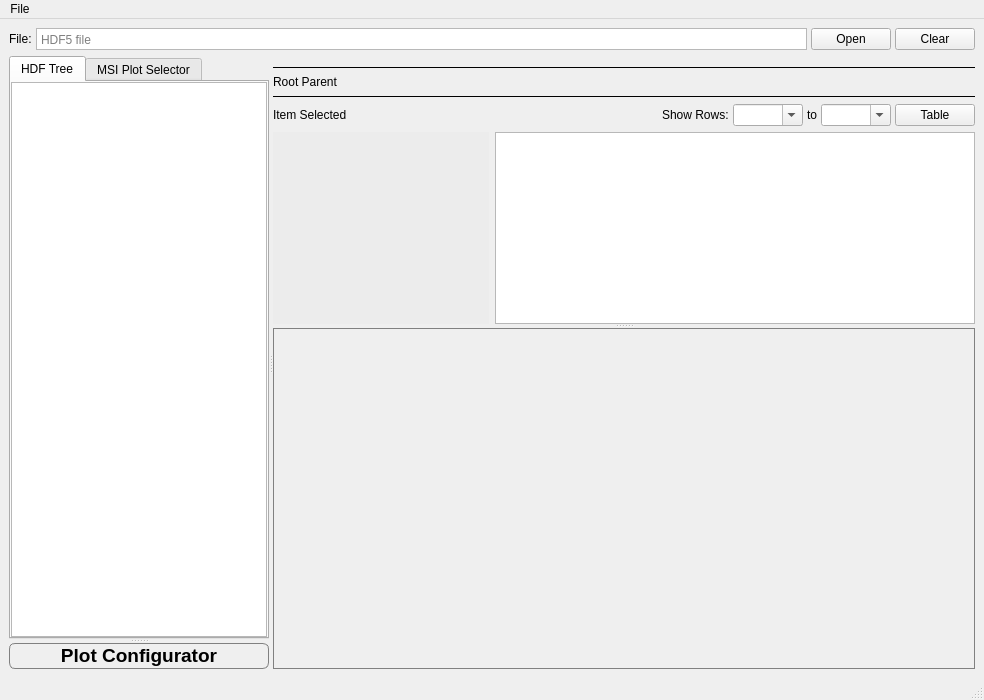
<?xml version="1.0" encoding="UTF-8"?>
<ui version="4.0">
 <class>MainWindow</class>
 <widget class="QMainWindow" name="MainWindow">
  <property name="geometry">
   <rect>
    <x>0</x>
    <y>0</y>
    <width>984</width>
    <height>700</height>
   </rect>
  </property>
  <property name="sizePolicy">
   <sizepolicy hsizetype="Preferred" vsizetype="Preferred">
    <horstretch>0</horstretch>
    <verstretch>0</verstretch>
   </sizepolicy>
  </property>
  <property name="minimumSize">
   <size>
    <width>0</width>
    <height>0</height>
   </size>
  </property>
  <property name="windowTitle">
   <string>MainWindow</string>
  </property>
  <widget class="QWidget" name="centralwidget">
   <property name="sizePolicy">
    <sizepolicy hsizetype="Preferred" vsizetype="Preferred">
     <horstretch>0</horstretch>
     <verstretch>0</verstretch>
    </sizepolicy>
   </property>
   <property name="minimumSize">
    <size>
     <width>0</width>
     <height>0</height>
    </size>
   </property>
   <layout class="QVBoxLayout" name="verticalLayout">
    <item>
     <layout class="QHBoxLayout" name="horizontalLayout">
      <property name="spacing">
       <number>4</number>
      </property>
      <item>
       <widget class="QLabel" name="labelFile">
        <property name="sizePolicy">
         <sizepolicy hsizetype="Preferred" vsizetype="Fixed">
          <horstretch>0</horstretch>
          <verstretch>0</verstretch>
         </sizepolicy>
        </property>
        <property name="text">
         <string>File:</string>
        </property>
        <property name="textFormat">
         <enum>Qt::PlainText</enum>
        </property>
        <property name="alignment">
         <set>Qt::AlignLeading|Qt::AlignLeft|Qt::AlignTop</set>
        </property>
        <property name="textInteractionFlags">
         <set>Qt::NoTextInteraction</set>
        </property>
       </widget>
      </item>
      <item>
       <widget class="QPlainTextEdit" name="textFilenameContainer">
        <property name="sizePolicy">
         <sizepolicy hsizetype="Expanding" vsizetype="Fixed">
          <horstretch>0</horstretch>
          <verstretch>0</verstretch>
         </sizepolicy>
        </property>
        <property name="minimumSize">
         <size>
          <width>0</width>
          <height>21</height>
         </size>
        </property>
        <property name="maximumSize">
         <size>
          <width>16777215</width>
          <height>31</height>
         </size>
        </property>
        <property name="baseSize">
         <size>
          <width>0</width>
          <height>0</height>
         </size>
        </property>
        <property name="cursor" stdset="0">
         <cursorShape>IBeamCursor</cursorShape>
        </property>
        <property name="mouseTracking">
         <bool>true</bool>
        </property>
        <property name="acceptDrops">
         <bool>false</bool>
        </property>
        <property name="inputMethodHints">
         <set>Qt::ImhNone</set>
        </property>
        <property name="verticalScrollBarPolicy">
         <enum>Qt::ScrollBarAlwaysOff</enum>
        </property>
        <property name="sizeAdjustPolicy">
         <enum>QAbstractScrollArea::AdjustIgnored</enum>
        </property>
        <property name="undoRedoEnabled">
         <bool>false</bool>
        </property>
        <property name="lineWrapMode">
         <enum>QPlainTextEdit::NoWrap</enum>
        </property>
        <property name="readOnly">
         <bool>true</bool>
        </property>
        <property name="placeholderText">
         <string>HDF5 file</string>
        </property>
       </widget>
      </item>
      <item>
       <widget class="QPushButton" name="pushOpenHDF">
        <property name="text">
         <string>Open</string>
        </property>
        <property name="autoExclusive">
         <bool>false</bool>
        </property>
       </widget>
      </item>
      <item>
       <widget class="QPushButton" name="pushClear">
        <property name="text">
         <string>Clear</string>
        </property>
       </widget>
      </item>
     </layout>
    </item>
    <item>
     <widget class="QSplitter" name="splitter">
      <property name="sizePolicy">
       <sizepolicy hsizetype="Expanding" vsizetype="Expanding">
        <horstretch>0</horstretch>
        <verstretch>0</verstretch>
       </sizepolicy>
      </property>
      <property name="orientation">
       <enum>Qt::Horizontal</enum>
      </property>
      <widget class="QSplitter" name="splitterLV">
       <property name="sizePolicy">
        <sizepolicy hsizetype="Preferred" vsizetype="Preferred">
         <horstretch>0</horstretch>
         <verstretch>0</verstretch>
        </sizepolicy>
       </property>
       <property name="minimumSize">
        <size>
         <width>220</width>
         <height>0</height>
        </size>
       </property>
       <property name="maximumSize">
        <size>
         <width>16777215</width>
         <height>16777215</height>
        </size>
       </property>
       <property name="orientation">
        <enum>Qt::Vertical</enum>
       </property>
       <widget class="QTabWidget" name="tabWidget">
        <property name="sizePolicy">
         <sizepolicy hsizetype="Preferred" vsizetype="Preferred">
          <horstretch>0</horstretch>
          <verstretch>70</verstretch>
         </sizepolicy>
        </property>
        <property name="minimumSize">
         <size>
          <width>0</width>
          <height>0</height>
         </size>
        </property>
        <property name="tabPosition">
         <enum>QTabWidget::North</enum>
        </property>
        <property name="tabShape">
         <enum>QTabWidget::Rounded</enum>
        </property>
        <property name="currentIndex">
         <number>0</number>
        </property>
        <property name="documentMode">
         <bool>false</bool>
        </property>
        <widget class="QWidget" name="tabTree">
         <property name="sizePolicy">
          <sizepolicy hsizetype="Preferred" vsizetype="Expanding">
           <horstretch>0</horstretch>
           <verstretch>0</verstretch>
          </sizepolicy>
         </property>
         <property name="minimumSize">
          <size>
           <width>0</width>
           <height>0</height>
          </size>
         </property>
         <attribute name="title">
          <string>HDF Tree</string>
         </attribute>
         <layout class="QVBoxLayout" name="verticalLayout_4">
          <property name="leftMargin">
           <number>0</number>
          </property>
          <property name="topMargin">
           <number>0</number>
          </property>
          <property name="rightMargin">
           <number>0</number>
          </property>
          <property name="bottomMargin">
           <number>0</number>
          </property>
          <item>
           <widget class="QTreeView" name="treeView">
            <property name="sizePolicy">
             <sizepolicy hsizetype="Preferred" vsizetype="Preferred">
              <horstretch>0</horstretch>
              <verstretch>0</verstretch>
             </sizepolicy>
            </property>
            <property name="mouseTracking">
             <bool>true</bool>
            </property>
            <property name="contextMenuPolicy">
             <enum>Qt::CustomContextMenu</enum>
            </property>
            <property name="horizontalScrollBarPolicy">
             <enum>Qt::ScrollBarAsNeeded</enum>
            </property>
            <property name="sizeAdjustPolicy">
             <enum>QAbstractScrollArea::AdjustIgnored</enum>
            </property>
            <property name="editTriggers">
             <set>QAbstractItemView::NoEditTriggers</set>
            </property>
            <property name="selectionBehavior">
             <enum>QAbstractItemView::SelectItems</enum>
            </property>
            <property name="sortingEnabled">
             <bool>true</bool>
            </property>
            <property name="headerHidden">
             <bool>true</bool>
            </property>
            <attribute name="headerCascadingSectionResizes">
             <bool>false</bool>
            </attribute>
            <attribute name="headerStretchLastSection">
             <bool>false</bool>
            </attribute>
           </widget>
          </item>
         </layout>
        </widget>
        <widget class="QWidget" name="tabMSI">
         <attribute name="title">
          <string>MSI Plot Selector</string>
         </attribute>
         <layout class="QVBoxLayout" name="verticalLayout_3">
          <property name="leftMargin">
           <number>0</number>
          </property>
          <property name="topMargin">
           <number>0</number>
          </property>
          <property name="rightMargin">
           <number>0</number>
          </property>
          <property name="bottomMargin">
           <number>0</number>
          </property>
          <item>
           <widget class="QToolBox" name="toolBox">
            <property name="frameShape">
             <enum>QFrame::NoFrame</enum>
            </property>
            <property name="currentIndex">
             <number>0</number>
            </property>
            <widget class="QWidget" name="pageDischarge">
             <property name="geometry">
              <rect>
               <x>0</x>
               <y>0</y>
               <width>256</width>
               <height>365</height>
              </rect>
             </property>
             <attribute name="label">
              <string>Discharge</string>
             </attribute>
             <layout class="QVBoxLayout" name="verticalLayout_8"/>
            </widget>
            <widget class="QWidget" name="pageGasPressure">
             <property name="geometry">
              <rect>
               <x>0</x>
               <y>0</y>
               <width>98</width>
               <height>28</height>
              </rect>
             </property>
             <attribute name="label">
              <string>Gas Pressure</string>
             </attribute>
            </widget>
            <widget class="QWidget" name="pageHeater">
             <property name="geometry">
              <rect>
               <x>0</x>
               <y>0</y>
               <width>98</width>
               <height>28</height>
              </rect>
             </property>
             <attribute name="label">
              <string>Heater</string>
             </attribute>
            </widget>
            <widget class="QWidget" name="pageInterferometer">
             <property name="geometry">
              <rect>
               <x>0</x>
               <y>0</y>
               <width>98</width>
               <height>28</height>
              </rect>
             </property>
             <attribute name="label">
              <string>Interferometer</string>
             </attribute>
            </widget>
            <widget class="QWidget" name="pageMagneticField">
             <property name="geometry">
              <rect>
               <x>0</x>
               <y>0</y>
               <width>98</width>
               <height>28</height>
              </rect>
             </property>
             <attribute name="label">
              <string>Magnetic Field</string>
             </attribute>
            </widget>
           </widget>
          </item>
         </layout>
        </widget>
       </widget>
       <widget class="QFrame" name="framePlotConfig">
        <property name="sizePolicy">
         <sizepolicy hsizetype="Preferred" vsizetype="Preferred">
          <horstretch>0</horstretch>
          <verstretch>30</verstretch>
         </sizepolicy>
        </property>
        <property name="styleSheet">
         <string notr="true">.QFrame{
	border: 1px solid grey;
	border-radius: 6px;
}</string>
        </property>
        <property name="frameShape">
         <enum>QFrame::Box</enum>
        </property>
        <layout class="QVBoxLayout" name="verticalLayout_6">
         <property name="leftMargin">
          <number>0</number>
         </property>
         <property name="topMargin">
          <number>0</number>
         </property>
         <property name="rightMargin">
          <number>0</number>
         </property>
         <property name="bottomMargin">
          <number>0</number>
         </property>
         <item>
          <widget class="QLabel" name="label">
           <property name="lineWidth">
            <number>0</number>
           </property>
           <property name="text">
            <string>&lt;html&gt;&lt;head/&gt;&lt;body&gt;&lt;p&gt;&lt;span style=&quot; font-size:14pt; font-weight:600;&quot;&gt;Plot Configurator&lt;/span&gt;&lt;/p&gt;&lt;/body&gt;&lt;/html&gt;</string>
           </property>
           <property name="alignment">
            <set>Qt::AlignHCenter|Qt::AlignTop</set>
           </property>
           <property name="textInteractionFlags">
            <set>Qt::NoTextInteraction</set>
           </property>
          </widget>
         </item>
        </layout>
       </widget>
      </widget>
      <widget class="QWidget" name="widgetInfoDisplay" native="true">
       <property name="sizePolicy">
        <sizepolicy hsizetype="Preferred" vsizetype="Expanding">
         <horstretch>1</horstretch>
         <verstretch>0</verstretch>
        </sizepolicy>
       </property>
       <property name="minimumSize">
        <size>
         <width>0</width>
         <height>0</height>
        </size>
       </property>
       <layout class="QVBoxLayout" name="verticalLayout_2">
        <property name="leftMargin">
         <number>0</number>
        </property>
        <property name="topMargin">
         <number>10</number>
        </property>
        <property name="rightMargin">
         <number>0</number>
        </property>
        <property name="bottomMargin">
         <number>0</number>
        </property>
        <item>
         <widget class="Line" name="line">
          <property name="sizePolicy">
           <sizepolicy hsizetype="Expanding" vsizetype="Fixed">
            <horstretch>0</horstretch>
            <verstretch>0</verstretch>
           </sizepolicy>
          </property>
          <property name="frameShadow">
           <enum>QFrame::Plain</enum>
          </property>
          <property name="orientation">
           <enum>Qt::Horizontal</enum>
          </property>
         </widget>
        </item>
        <item>
         <widget class="QLabel" name="labelRootParent">
          <property name="sizePolicy">
           <sizepolicy hsizetype="Preferred" vsizetype="Fixed">
            <horstretch>0</horstretch>
            <verstretch>0</verstretch>
           </sizepolicy>
          </property>
          <property name="minimumSize">
           <size>
            <width>0</width>
            <height>0</height>
           </size>
          </property>
          <property name="cursor">
           <cursorShape>IBeamCursor</cursorShape>
          </property>
          <property name="text">
           <string>Root Parent</string>
          </property>
          <property name="margin">
           <number>0</number>
          </property>
          <property name="textInteractionFlags">
           <set>Qt::TextSelectableByMouse</set>
          </property>
         </widget>
        </item>
        <item>
         <widget class="Line" name="line_1">
          <property name="sizePolicy">
           <sizepolicy hsizetype="Expanding" vsizetype="Fixed">
            <horstretch>0</horstretch>
            <verstretch>0</verstretch>
           </sizepolicy>
          </property>
          <property name="frameShadow">
           <enum>QFrame::Plain</enum>
          </property>
          <property name="orientation">
           <enum>Qt::Horizontal</enum>
          </property>
         </widget>
        </item>
        <item>
         <layout class="QHBoxLayout" name="horizontalLayout_2">
          <property name="spacing">
           <number>4</number>
          </property>
          <item>
           <widget class="QLabel" name="labelSelectedItem">
            <property name="sizePolicy">
             <sizepolicy hsizetype="Expanding" vsizetype="Fixed">
              <horstretch>0</horstretch>
              <verstretch>0</verstretch>
             </sizepolicy>
            </property>
            <property name="minimumSize">
             <size>
              <width>0</width>
              <height>0</height>
             </size>
            </property>
            <property name="cursor">
             <cursorShape>IBeamCursor</cursorShape>
            </property>
            <property name="mouseTracking">
             <bool>true</bool>
            </property>
            <property name="text">
             <string>Item Selected</string>
            </property>
            <property name="textInteractionFlags">
             <set>Qt::TextSelectableByMouse</set>
            </property>
           </widget>
          </item>
          <item>
           <widget class="QLabel" name="labelShowRows">
            <property name="minimumSize">
             <size>
              <width>0</width>
              <height>0</height>
             </size>
            </property>
            <property name="text">
             <string>Show Rows:</string>
            </property>
            <property name="indent">
             <number>30</number>
            </property>
            <property name="textInteractionFlags">
             <set>Qt::NoTextInteraction</set>
            </property>
           </widget>
          </item>
          <item>
           <widget class="QComboBox" name="cboxStartRow">
            <property name="sizePolicy">
             <sizepolicy hsizetype="Maximum" vsizetype="Fixed">
              <horstretch>0</horstretch>
              <verstretch>0</verstretch>
             </sizepolicy>
            </property>
            <property name="minimumSize">
             <size>
              <width>0</width>
              <height>0</height>
             </size>
            </property>
            <property name="maximumSize">
             <size>
              <width>70</width>
              <height>16777215</height>
             </size>
            </property>
            <property name="editable">
             <bool>true</bool>
            </property>
           </widget>
          </item>
          <item>
           <widget class="QLabel" name="labelTo">
            <property name="minimumSize">
             <size>
              <width>0</width>
              <height>0</height>
             </size>
            </property>
            <property name="text">
             <string>to</string>
            </property>
           </widget>
          </item>
          <item>
           <widget class="QComboBox" name="cboxStopRow">
            <property name="sizePolicy">
             <sizepolicy hsizetype="Maximum" vsizetype="Fixed">
              <horstretch>0</horstretch>
              <verstretch>0</verstretch>
             </sizepolicy>
            </property>
            <property name="minimumSize">
             <size>
              <width>0</width>
              <height>0</height>
             </size>
            </property>
            <property name="maximumSize">
             <size>
              <width>70</width>
              <height>16777215</height>
             </size>
            </property>
            <property name="editable">
             <bool>true</bool>
            </property>
           </widget>
          </item>
          <item>
           <widget class="QPushButton" name="btnDisplayDataTable">
            <property name="sizePolicy">
             <sizepolicy hsizetype="Preferred" vsizetype="Fixed">
              <horstretch>0</horstretch>
              <verstretch>0</verstretch>
             </sizepolicy>
            </property>
            <property name="minimumSize">
             <size>
              <width>0</width>
              <height>0</height>
             </size>
            </property>
            <property name="text">
             <string>Table</string>
            </property>
           </widget>
          </item>
         </layout>
        </item>
        <item>
         <widget class="QSplitter" name="splitterRV">
          <property name="sizePolicy">
           <sizepolicy hsizetype="Expanding" vsizetype="Expanding">
            <horstretch>0</horstretch>
            <verstretch>0</verstretch>
           </sizepolicy>
          </property>
          <property name="orientation">
           <enum>Qt::Vertical</enum>
          </property>
          <widget class="QWidget" name="widgetItemAttr" native="true">
           <property name="sizePolicy">
            <sizepolicy hsizetype="Expanding" vsizetype="Preferred">
             <horstretch>0</horstretch>
             <verstretch>0</verstretch>
            </sizepolicy>
           </property>
           <property name="minimumSize">
            <size>
             <width>0</width>
             <height>1</height>
            </size>
           </property>
           <layout class="QHBoxLayout" name="horizontalLayout_4">
            <property name="leftMargin">
             <number>0</number>
            </property>
            <property name="topMargin">
             <number>0</number>
            </property>
            <property name="rightMargin">
             <number>0</number>
            </property>
            <property name="bottomMargin">
             <number>0</number>
            </property>
            <item>
             <widget class="QTextBrowser" name="textItemGeneral">
              <property name="sizePolicy">
               <sizepolicy hsizetype="Preferred" vsizetype="Preferred">
                <horstretch>9</horstretch>
                <verstretch>0</verstretch>
               </sizepolicy>
              </property>
              <property name="minimumSize">
               <size>
                <width>0</width>
                <height>0</height>
               </size>
              </property>
              <property name="palette">
               <palette>
                <active>
                 <colorrole role="Base">
                  <brush brushstyle="SolidPattern">
                   <color alpha="255">
                    <red>236</red>
                    <green>236</green>
                    <blue>236</blue>
                   </color>
                  </brush>
                 </colorrole>
                </active>
                <inactive>
                 <colorrole role="Base">
                  <brush brushstyle="SolidPattern">
                   <color alpha="255">
                    <red>236</red>
                    <green>236</green>
                    <blue>236</blue>
                   </color>
                  </brush>
                 </colorrole>
                </inactive>
                <disabled>
                 <colorrole role="Base">
                  <brush brushstyle="SolidPattern">
                   <color alpha="255">
                    <red>236</red>
                    <green>236</green>
                    <blue>236</blue>
                   </color>
                  </brush>
                 </colorrole>
                </disabled>
               </palette>
              </property>
              <property name="frameShape">
               <enum>QFrame::NoFrame</enum>
              </property>
              <property name="frameShadow">
               <enum>QFrame::Plain</enum>
              </property>
              <property name="lineWrapMode">
               <enum>QTextEdit::NoWrap</enum>
              </property>
             </widget>
            </item>
            <item>
             <widget class="QTableView" name="tableItemAttr">
              <property name="sizePolicy">
               <sizepolicy hsizetype="Preferred" vsizetype="Preferred">
                <horstretch>20</horstretch>
                <verstretch>0</verstretch>
               </sizepolicy>
              </property>
              <property name="minimumSize">
               <size>
                <width>0</width>
                <height>0</height>
               </size>
              </property>
              <property name="cursor" stdset="0">
               <cursorShape>IBeamCursor</cursorShape>
              </property>
              <property name="mouseTracking">
               <bool>true</bool>
              </property>
              <property name="frameShadow">
               <enum>QFrame::Sunken</enum>
              </property>
              <property name="editTriggers">
               <set>QAbstractItemView::NoEditTriggers</set>
              </property>
              <attribute name="horizontalHeaderVisible">
               <bool>false</bool>
              </attribute>
              <attribute name="verticalHeaderVisible">
               <bool>false</bool>
              </attribute>
              <attribute name="verticalHeaderDefaultSectionSize">
               <number>30</number>
              </attribute>
             </widget>
            </item>
           </layout>
          </widget>
          <widget class="QScrollArea" name="scrollAreaDataDisplay">
           <property name="sizePolicy">
            <sizepolicy hsizetype="Expanding" vsizetype="Expanding">
             <horstretch>0</horstretch>
             <verstretch>1</verstretch>
            </sizepolicy>
           </property>
           <property name="minimumSize">
            <size>
             <width>0</width>
             <height>0</height>
            </size>
           </property>
           <property name="styleSheet">
            <string notr="true">.QScrollArea{border: 1px solid grey}</string>
           </property>
           <property name="frameShape">
            <enum>QFrame::NoFrame</enum>
           </property>
           <property name="frameShadow">
            <enum>QFrame::Plain</enum>
           </property>
           <property name="widgetResizable">
            <bool>true</bool>
           </property>
           <property name="alignment">
            <set>Qt::AlignLeading|Qt::AlignLeft|Qt::AlignTop</set>
           </property>
           <widget class="QWidget" name="scrollAreaDataDisplayContents">
            <property name="geometry">
             <rect>
              <x>0</x>
              <y>0</y>
              <width>689</width>
              <height>287</height>
             </rect>
            </property>
            <property name="sizePolicy">
             <sizepolicy hsizetype="Preferred" vsizetype="Expanding">
              <horstretch>0</horstretch>
              <verstretch>0</verstretch>
             </sizepolicy>
            </property>
           </widget>
          </widget>
         </widget>
        </item>
       </layout>
      </widget>
     </widget>
    </item>
   </layout>
  </widget>
  <widget class="QMenuBar" name="menubar">
   <property name="geometry">
    <rect>
     <x>0</x>
     <y>0</y>
     <width>984</width>
     <height>22</height>
    </rect>
   </property>
   <widget class="QMenu" name="menuFile">
    <property name="title">
     <string>File</string>
    </property>
    <addaction name="actionOpen_HDF5"/>
   </widget>
   <addaction name="menuFile"/>
  </widget>
  <widget class="QStatusBar" name="statusbar"/>
  <action name="actionOpen_HDF5">
   <property name="text">
    <string>Open HDF5</string>
   </property>
  </action>
  <action name="actionExit">
   <property name="text">
    <string>Exit</string>
   </property>
  </action>
 </widget>
 <resources/>
 <connections/>
</ui>
